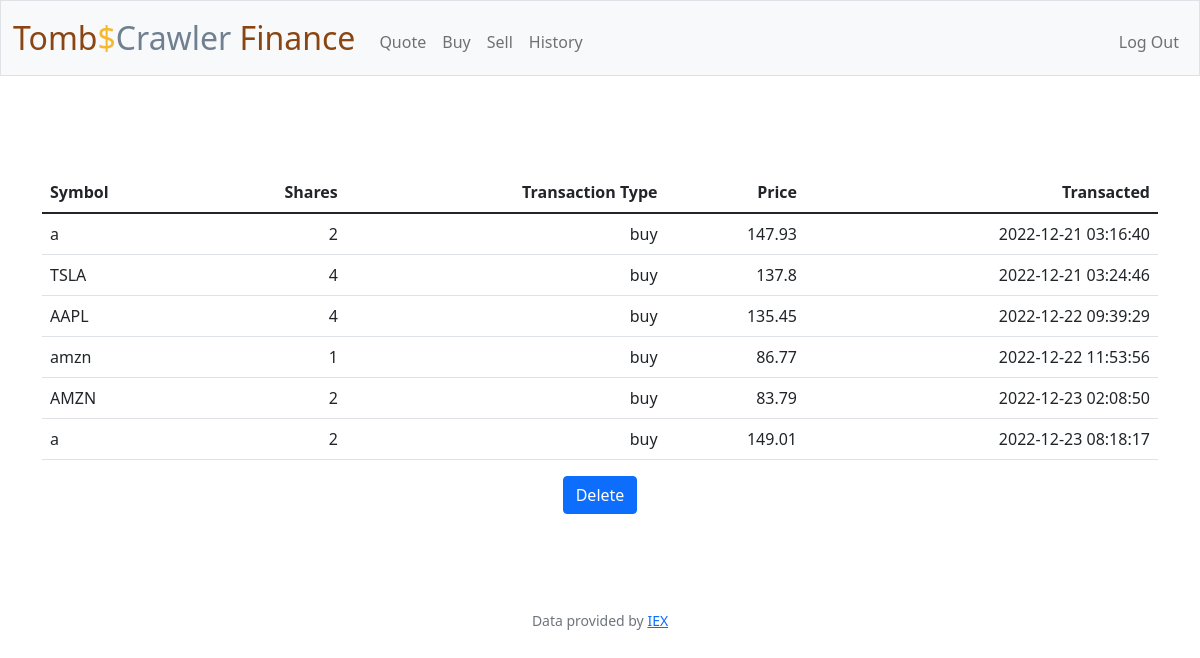
The page /history (signed in) on the database its author committed.
### tables this page shows
CREATE TABLE transactions(
id INTEGER PRIMARY KEY AUTOINCREMENT NOT NULL,
user_id INTEGER,
price NUMERIC,
symbol TEXT NOT NULL,
shares INTEGER,
transaction_type TEXT,
date DATETIME NOT NULL
           DEFAULT CURRENT_TIMESTAMP
);

### app.py (the view)
@app.route("/history", methods=["GET", "POST"])
@login_required
def history():
    if request.method == "POST":
       user_id = session["user_id"]
       db.execute("DELETE FROM transactions WHERE user_id = ?", user_id)
       return redirect("/history")
    else:
        user_id = session["user_id"]
        histories = db.execute("SELECT * FROM transactions WHERE user_id = ?", user_id)
        return render_template("history.html", histories=histories)

### app.py (called while the page is built)
@app.after_request
def after_request(response):
    response.headers["Cache-Control"] = "no-cache, no-store, must-revalidate"
    response.headers["Expires"] = 0
    response.headers["Pragma"] = "no-cache"
    return response

### helpers.py (called while the page is built)
def login_required(f):
    @wraps(f)
    def decorated_function(*args, **kwargs):
        if session.get("user_id") is None:
            return redirect("/login")
        return f(*args, **kwargs)
    return decorated_function

### templates/history.html (shortened to what this page needs)
{% extends "layout.html" %}
{% block main %}
<main class="container py-5 text-center">
  <form action="/history" method="post">
    <table class="table">
        <thead>
            <tr>
                <th class="text-start">Symbol</th>
                <th class="text-end">Shares</th>
                <th class="text-end">Transaction Type</th>
                <th class="text-end">Price</th>
                <th class="text-end">Transacted</th>
            </tr>
        </thead>
        <tbody>
          {% for h in histories %}
                <tr>
                    <td class="text-start">{{h.symbol}}</td>
                    <td class="text-end">{{h.shares}}</td>
                    <td class="text-end">{{h.transaction_type}}</td>
                    <td class="text-end">{{h.price}}</td>
                    <td class="text-end">{{h.date}}</td>
                </tr>
          {% endfor %}
        </tbody>
    </table>
          <button class="btn btn-primary" type="submit">Delete</button>
        </main>
{% endblock %}

### templates/layout.html (shortened to what this page needs)
<!DOCTYPE html>
<html lang="en">
    <head>
        <link href="https://cdn.jsdelivr.net/npm/bootstrap@5.1.3/dist/css/bootstrap.min.css" rel="stylesheet">
        <link href="/static/styles.css" rel="stylesheet">
    </head>
    <body>
        <nav class="bg-light border navbar navbar-expand-md navbar-light">
            <div class="container-fluid">
                <a class="navbar-brand" href="/"><span class="brown">Tomb</span><span class="yellow">$</span><span class="grey">Crawler</span> <span class="brown">Finance</span></a>
                <div class="collapse navbar-collapse" id="navbar">
                    {% if session["user_id"] %}
                        <ul class="navbar-nav me-auto mt-2">
                            <li class="nav-item"><a class="nav-link" href="/quote">Quote</a></li>
                            <li class="nav-item"><a class="nav-link" href="/buy">Buy</a></li>
                            <li class="nav-item"><a class="nav-link" href="/sell">Sell</a></li>
                            <li class="nav-item"><a class="nav-link" href="/history">History</a></li>
                        </ul>
                        <ul class="navbar-nav ms-auto mt-2">
                            <li class="nav-item"><a class="nav-link" href="/logout">Log Out</a></li>
                        </ul>
                    {% else %}
                        <ul class="navbar-nav ms-auto mt-2">
                            <li class="nav-item"><a class="nav-link" href="/register">Register</a></li>
                            <li class="nav-item"><a class="nav-link" href="/login">Log In</a></li>
                        </ul>
                    {% endif %}
                </div>
            </div>
        </nav>
        <main class="container-fluid py-5 text-center">
            {% block main %}{% endblock %}
        </main>
        <footer class="mb-5 small text-center text-muted">
            Data provided by <a href="https://iexcloud.io/">IEX</a>
        </footer>
    </body>
</html>

### static/styles.css (style rules this page uses)
nav .navbar-brand { font-size: xx-large; }
nav .navbar-brand .yellow { color: #f5b82e; }
nav .navbar-brand .brown { color: #8b4513; }
nav .navbar-brand .grey { color: #708090; }

### rows shown on the page
transactions: symbol "a", shares "2", transaction_type "buy", price "147.93", date "2022-12-21 03:16:40"
transactions: symbol "TSLA", shares "4", transaction_type "buy", price "137.8", date "2022-12-21 03:24:46"
transactions: symbol "AAPL", shares "4", transaction_type "buy", price "135.45", date "2022-12-22 09:39:29"
transactions: symbol "amzn", shares "1", transaction_type "buy", price "86.77", date "2022-12-22 11:53:56"
transactions: symbol "AMZN", shares "2", transaction_type "buy", price "83.79", date "2022-12-23 02:08:50"
transactions: symbol "a", shares "2", transaction_type "buy", price "149.01", date "2022-12-23 08:18:17"
